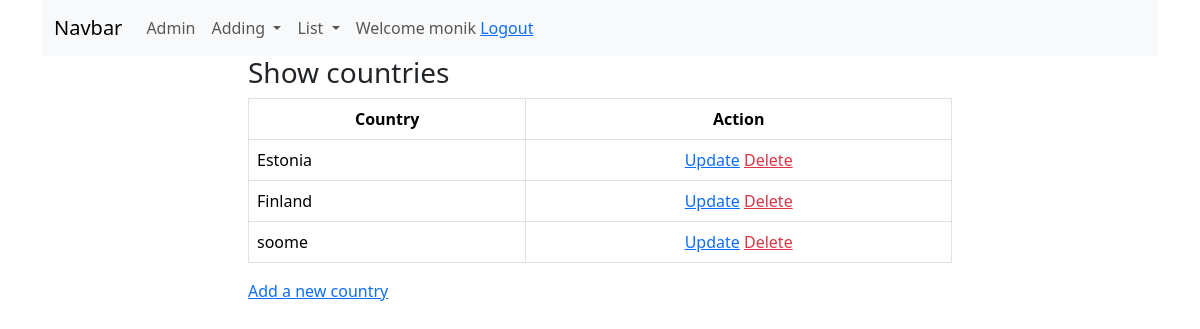
/booksapp/country_list/ (signed in), run on the app's committed database.
### booksapp/models.py (models this page shows)
class Country(models.Model):
    country = models.CharField(max_length=50, validators=[MinLengthValidator(3)])
    class Meta:
        verbose_name_plural = 'countries'
    def __str__(self):
        return self.country

### booksapp/views.py (the view)
# urls.py: path('country_list/', views.CountryListView.as_view(), name='country_list'),  # Country List View
class CountryListView(ListView):
    model = Country
    queryset = Country.objects.order_by('country')
    context_object_name = 'countries'  # object_list is default

### booksapp/templates/booksapp/country_list.html
{% extends 'base.html' %}
{% block content %}
	<div class="container">
        <div class="row">
            <div class="col-8 mx-auto">
                <h3>Show countries</h3>
                <table class="table table-bordered table-hover">
                    <thead>
                        <tr class="text-center">
                            <th>Country</th>
                            {% if user.is_authenticated %}
                            <th>Action</th>
                            {% endif %}
                        </tr>
                    </thead>
                    <tbody>
                        {% for country in countries %}
                        	<tr>
                                <td>{{ country }}</td>
                                {% if user.is_authenticated %}
                                <td class="text-center">
                                    <a href="{% url 'booksapp:country_update' pk=country.id %}">Update</a>
                                    <a href="{% url 'booksapp:country_delete' pk=country.id %}" class="text-danger">Delete</a>
                                </td>
                            {% endif %}
                            </tr>
                        {% endfor %}
                    </tbody>
                </table>
                <a href="{% url 'booksapp:country_create' %}">Add a new country</a>
            </div>
        </div>
    </div>
{% endblock %}

### templates/menu.html (shortened to what this page needs)
<nav class="navbar navbar-expand-lg bg-body-tertiary">
  <div class="container-fluid">
    <a class="navbar-brand" href="{% url 'booksapp:index' %}">Navbar</a>
    <div class="collapse navbar-collapse" id="navbarNavDropdown">
      <ul class="navbar-nav">
        <li class="nav-item">
          <a class="nav-link" href="/admin">Admin</a>
        </li>
      {% if user.is_authenticated %}
        <li class="nav-item dropdown">
          <a class="nav-link dropdown-toggle" href="#" role="button" data-bs-toggle="dropdown" aria-expanded="false">
            Adding
          </a>
        </li>
      {% endif %}
          <li class="nav-item dropdown">
          <a class="nav-link dropdown-toggle" href="#" role="button" data-bs-toggle="dropdown" aria-expanded="false">
            List
          </a>
        </li>
          {% if user.is_authenticated %}
        <span class="nav-link">Welcome {{ user.username }} <a href="{% url 'logout' %}">Logout</a></span>
    {% else %}
        <span class="nav-link">Welcome quest! <a href="{% url 'login' %}">Login</a></span>
    {% endif %}
      </ul>
    </div>
  </div>
</nav>

### data on the page
Country: country "Estonia"
Country: country "Finland"
Country: country "soome"

### other printed values
{{ user.username }} "monik"
